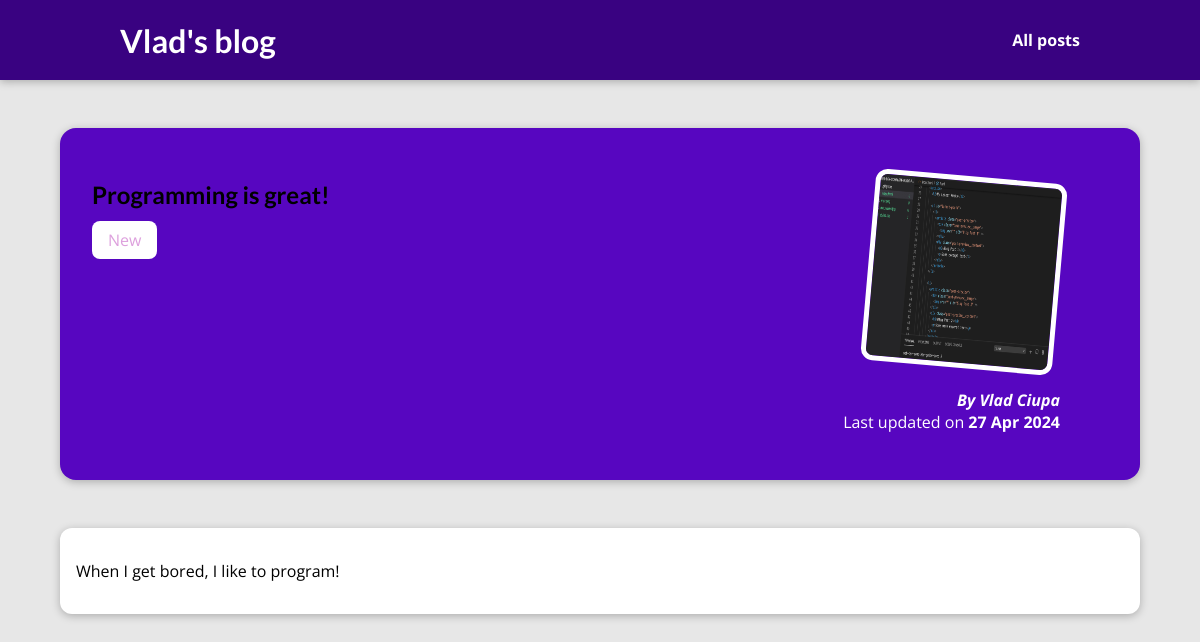
Page /posts/programming-is-fun/ on the committed database.
### blog/models.py (models this page shows, shortened)
class Post(models.Model):
    title = models.CharField(max_length=150)
    excerpt = models.CharField(max_length=200)
    image_name = models.CharField(max_length=100)
    date = models.DateField(auto_now=True)
    slug = models.SlugField(unique=True)
    content = models.TextField(validators=[MinLengthValidator(10)])
    author = models.ForeignKey(Author, null=True, on_delete=models.SET_NULL, related_name="posts")
    tags = models.ManyToManyField(Tag)

class Tag(models.Model):
    caption = models.CharField(max_length=20)

class Author(models.Model):
    first_name = models.CharField(max_length=100)
    last_name = models.CharField(max_length=100)
    email_address = models.EmailField(null=True)
    def __str__(self):
        return f"{self.first_name} {self.last_name}"

### blog/views.py (the view)
# urls.py: path("posts/<slug:slug>/", views.post_detail, name="post-detail"),
def post_detail(request, slug):
    identified_post = get_object_or_404(Post, slug=slug)
    return render(request, "blog/post_detail.html", {
        "post": identified_post,
        "post_tags": identified_post.tags.all()
    })

### blog/templates/blog/post_detail.html (shortened to what this page needs)
{% extends "base.html" %}
{% load static %}
{% block css_files %}
<link rel="stylesheet" href="{% static "blog/post-detail.css" %}">
{% endblock css_files %}
{% block content %}
    <section id="summary">
        <h2>{{ post.title }}</h2>
        <div>
            {% for tag in post_tags %}
                <span class="tag">{{ tag.caption }}</span>
            {% endfor %}
        </div>
        <article>
            <img src="{% static "blog/images/"|add:post.image_name %}" alt="{{ post.title }}">
            <address>By <a href="mailto:{{ post.author.email_address }}">{{ post.author }}</a></address>
            <div>
                Last updated on <time>{{ post.date|date:"d M Y" }}</time>
            </div>
        </article>
    </section>
    <main>
        {{ post.content|linebreaks }}
    </main>
{% endblock content %}

### static/app.css (style rules this page uses)
* { box-sizing: border-box; }
html { font-family: 'Open Sans', 'Lato', sans-serif; }
body { margin: 0; }
h1, h2, h3 { font-family: 'Lato', sans-serif; font-weight: bold; }

### blog/static/blog/post-detail.css (style rules this page uses)
body { background-color: #e7e7e7; }
#summary { margin: 8rem auto 3rem auto; padding: 2rem; width: 90%; max-width: 90rem; border-radius: 16px; background-color: #5706c0; position: relative; box-shadow: 0 2px 8px rgba(0, 0, 0, 0.25); height: 22rem; }
#summary article { position: absolute; top: 2rem; right: 3rem; padding: 1rem 2rem; border-radius: 12px; text-align: right; color: white; }
#summary article img { width: 12rem; height: 12rem; border-radius: 12px; transform: rotateZ(5deg); border: 5px solid white; margin-bottom: 1rem; }
#summary address { font-weight: bold; }
#summary a { color: white; text-decoration: none; }
#summary time { font-weight: bold; }
main { width: 90%; max-width: 90rem; margin: 3rem auto; background-color: white; padding: 1rem; border-radius: 12px; box-shadow: 0 2px 8px rgba(0, 0, 0, 0.25); }
.tag { background-color: white; color: plum; padding: 0.5rem 1rem; border-radius: 8px; }

### rows in the picture
Post: title "Programming is great!", image_name (picture), author "Vlad Ciupa", date "27 Apr 2024", content "When I get bored, I like to program!"
Tag: caption "New"
